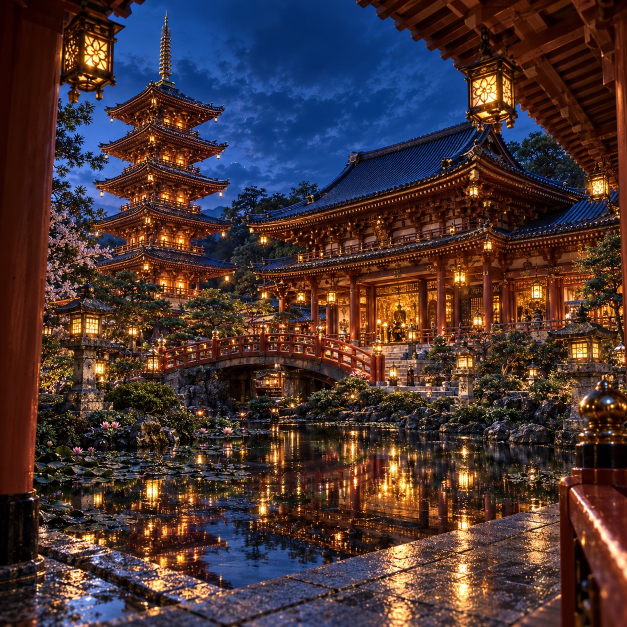
#> input picture references/hd/8-照片-9.jpg, 1254 x 1254 px (shown at 1/2 size)
$ python build-comparisons.py
#> lines starting #> are read from the running program, lines starting #| are printed output that depends on the picture
from pathlib import Path
from PIL import Image,ImageDraw
ROOT=Path(__file__).resolve().parents[3];OUT=Path(__file__).resolve().parent
ref=Image.open(ROOT/'references/hd/8-照片-9.jpg').convert('RGB');old=Image.open(ROOT/'qa/ten-reference/09/iteration-scene09-monumental-night145-r05/reference.png').convert('RGB');now=Image.open(ROOT/'qa/ten-reference/09/iteration-scene09-square-toro158-r04/reference.png').convert('RGB')
#> further down, ref is the input picture: PIL image 1254x1254 RGB; mean R, G, B 71.3, 52.2, 52.6
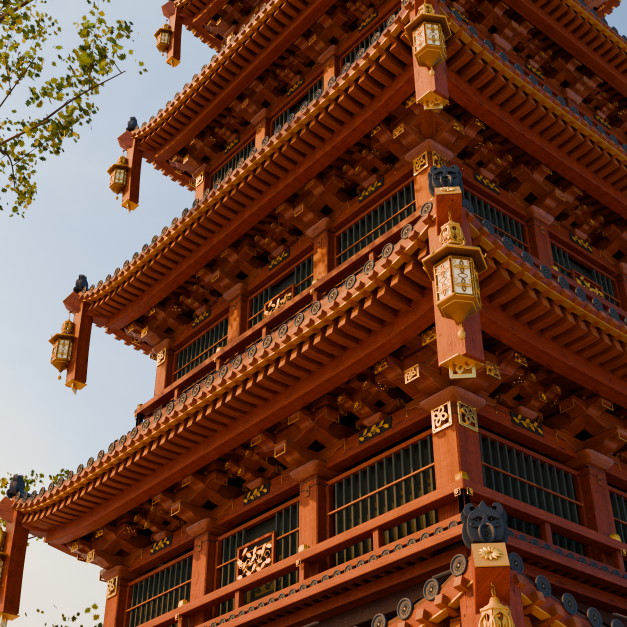
#> input picture qa/ten-reference/05/iteration-cycles-sculpted64/reference.png, 1254 x 1254 px, found by its file name (shown at 1/2 size)
#> further down, old is the input picture: PIL image 1254x1254 RGB; mean R, G, B 104.2, 66.9, 48.4
w=627;sheet=Image.new('RGB',(w*3,w+30),'#171b20');draw=ImageDraw.Draw(sheet)
#> after `sheet = Image.new('RGB', (w * 3, w + 30), '#171b20')`:
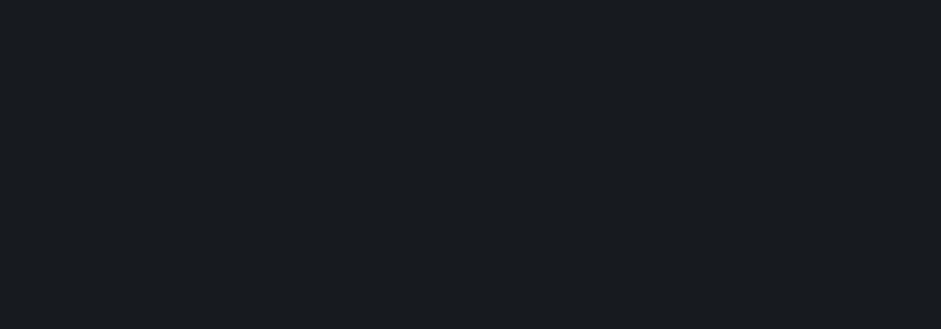
#> sheet: PIL image 1881x657 RGB (shown at 1/2 size); mean R, G, B 23, 27, 32
for i,(im,label) in enumerate([(ref,'Reference09'),(old,'Public R05 native'),(now,'Toro158 R04 native')]):sheet.paste(im.resize((w,w),Image.Resampling.LANCZOS),(w*i,30));draw.text((w*i+14,9),label,fill='white')
#> this loop made 3 passes
#> label on passes 1 to 3: 'Reference09', 'Public R05 native', 'Toro158 R04 native'
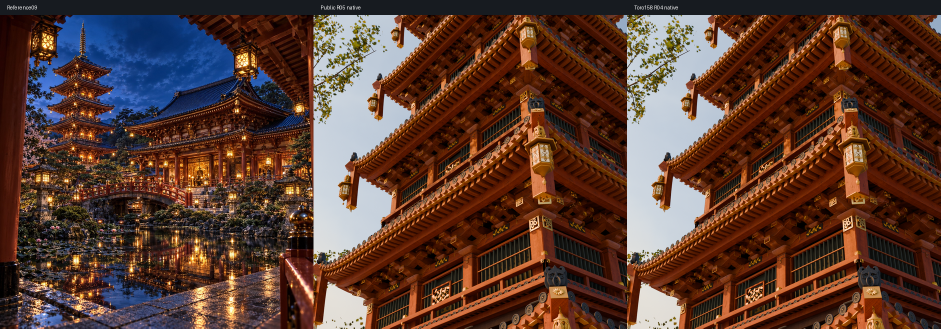
#> sheet: PIL image 1881x657 RGB (shown at 1/2 size); mean R, G, B 90.1, 60.5, 49.2
sheet.save(OUT/'reference-r05-r04-full.jpg',quality=94)
#> (the run stopped early here; a loop or call above may not have finished)
